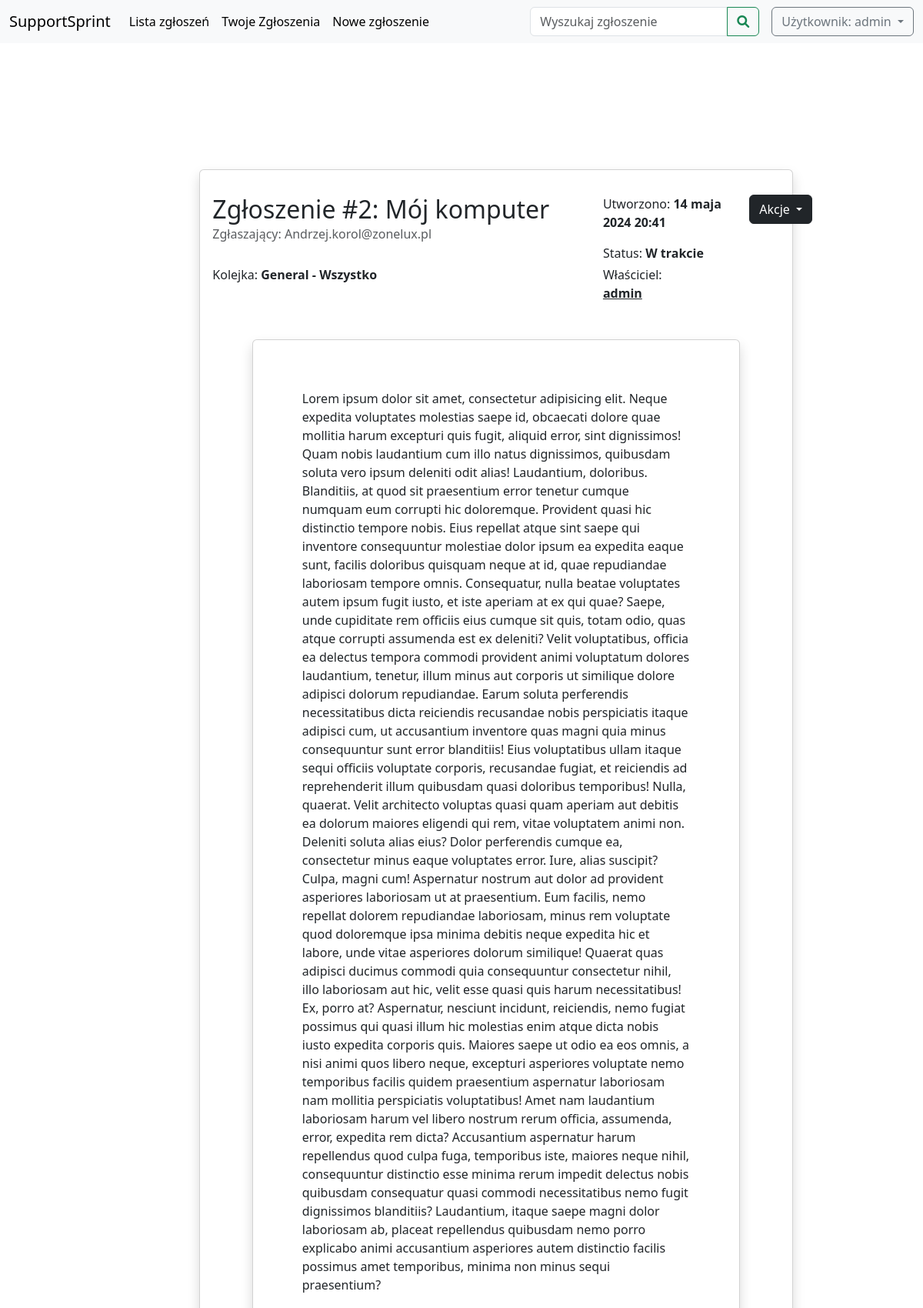
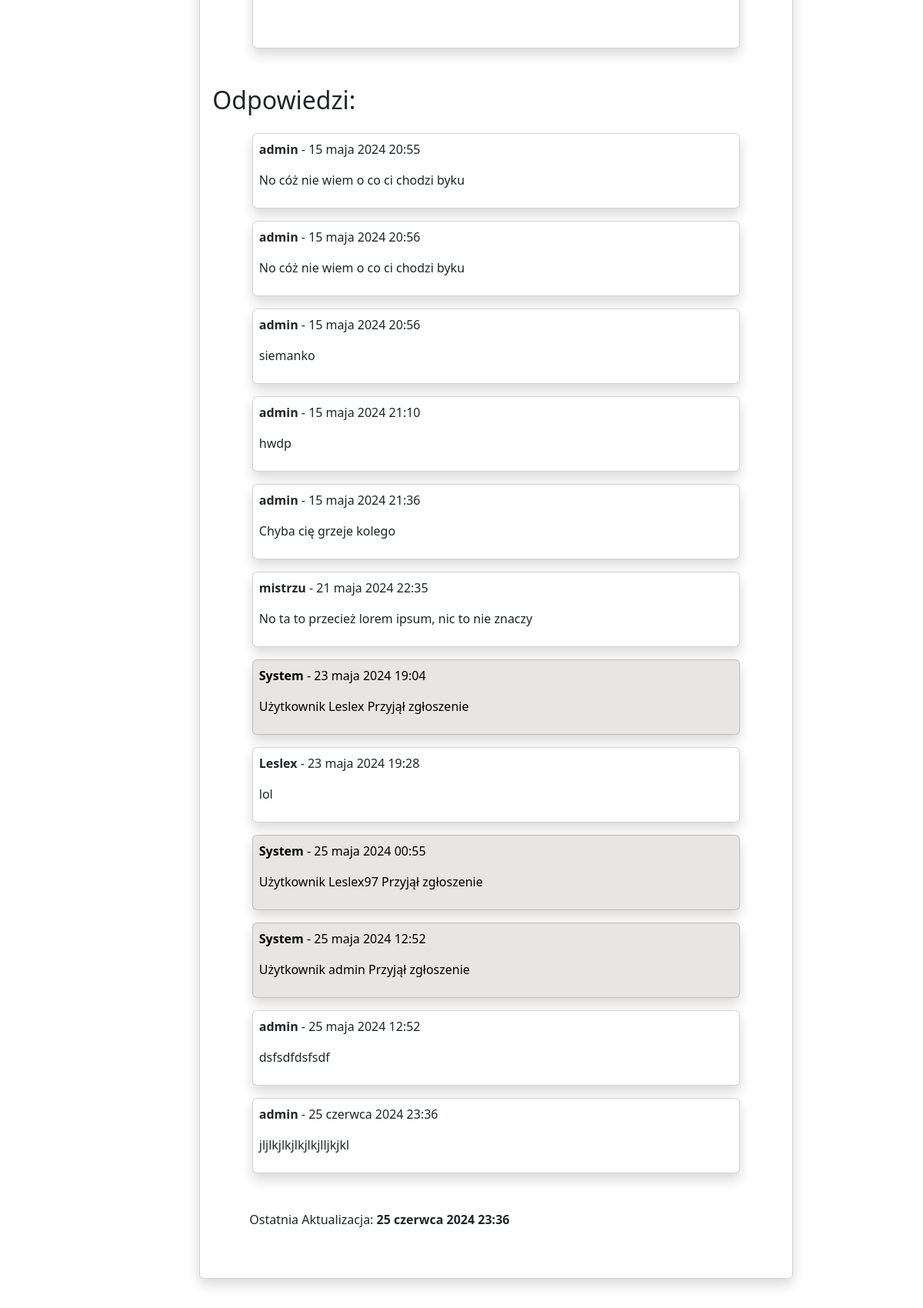
/ticket/2/ (signed in, upper part), run on the app's committed database (2 pictures, top to bottom).
### deskhelp/models.py (models this page shows, shortened)
class Ticket(models.Model):
    class Status(models.TextChoices):
        NOWY = 'Nowy', _('Nowy')
        W_TRAKCIE = 'W trakcie', _('W trakcie')
        ZAKONCZONY = 'Zakończony', _('Zakończony')
        ZAMKNIETY = 'Zamknięty', _('Zamknięty')
        ODRZUCONY = 'Odrzucony', _('Odrzucony')
        ZAMROZONY = 'Zamrożony', _('Zamrożony')
        NIEAKTYWNY = 'Nieaktywny', _('Nieaktywny')
    title = models.TextField(
        default='Bez tytułu',
        verbose_name='Tytuł zgłoszenia',
        null=False
    )
    reporter = models.CharField(
        max_length=50,
        verbose_name='Zgłaszający'
    )
    content = models.TextField(
        verbose_name='Treść',
        max_length=10000,
        null=False
    )
    owner = models.ForeignKey(
        User,
        blank=True,
        null=True,
        on_delete=models.CASCADE
    )
    status = models.CharField(
        max_length=20,
        choices=Status.choices,
        default=Status.NOWY
    )
    queue = models.ForeignKey(Queue,
                               on_delete=models.CASCADE,
                                 default=1,
                                 verbose_name='Kolejka')
    created_at = models.DateTimeField(auto_now_add=True)
    updated_at = models.DateTimeField(auto_now=True)

class Queue(models.Model):
    name = models.CharField(max_length=100)
    department = models.ForeignKey(Department, on_delete=models.CASCADE)
    users = models.ManyToManyField(User, related_name='queues')
    def __str__(self):
        return f"{self.name} - {self.department.name}"

class Department(models.Model):
    name = models.CharField(max_length=100)
    users = models.ForeignKey(User , on_delete=models.CASCADE, null=True)

class TicketResponse(models.Model):
    ticket = models.ForeignKey(
        Ticket,
        related_name='responses',
        on_delete=models.CASCADE
    )
    author = models.ForeignKey(
        User,
        on_delete=models.CASCADE
    )
    body = models.TextField()
    created_at = models.DateTimeField(auto_now_add=True)

### deskhelp/views.py (the view, shortened to what this page needs)
# urls.py: path('ticket/<int:ticket_id>/', TicketDetailsView.as_view(), name='ticket_details'),
class TicketDetailsView(LoginRequiredMixin, TemplateView):
    template_name = 'ticket.html'
    def get_context_data(self, **kwargs):
        context = super().get_context_data(**kwargs)
        ticket_id = self.kwargs["ticket_id"]
        ticket = Ticket.objects.get(pk=ticket_id)
        responses = ticket.responses.all()
        context["ticket"] = ticket
        context["response_form"] = TicketResponseForm()
        context["responses"] = responses
        context["user"] = self.request.user
        context['nobody'] = User.objects.get(username ='nobody')
        return context

### deskhelp/forms.py
class TicketResponseForm(forms.Form):
    response = forms.CharField(widget=forms.Textarea,
                               label = 'Odpowiedz')
    def __init__(self, *args, **kwargs):
        super().__init__(*args, **kwargs)

### deskhelp/templates/ticket.html (shortened to what this page needs)
{% extends 'desk_main.html' %} {% block content %}
<div class="container-fluid col-11 my-5">
  <div class="card shadow">
    <div class="card-body">
      <div class="row">
        <div class="col-md-8">
          <h2 class="card-title">
            Zgłoszenie #{{ ticket.id }}: {{ ticket.title }}
          </h2>
          <h6 class="card-subtitle mb-2 text-muted">
            Zgłaszający: {{ ticket.reporter }}
          </h6>
        </div>
        <div class="col-md-3">
          <p class="card-text">
            Utworzono: <strong>{{ ticket.created_at }}</strong>
          </p>
          <p class="card-text">Status: <strong>{{ ticket.status }}</strong></p>
        </div>
        <div class='col-md-1'>
          <div class="dropdown actions">
            <button class="btn btn-dark dropdown-toggle" type="button" id="dropdownMenuButton" data-bs-toggle="dropdown" aria-expanded="false">
              Akcje
            </button>
          </div>
        </div>
      </div>
      <div class="row mt-1">
        <div class="col-md-8">
          <p class="card-text">Kolejka: <strong>{{ ticket.queue }}</strong></p>
        </div>
        <div class="col-md-2">
          <p class="card-text">
            Właściciel: {% if not ticket.owner == nobody %}
            <a href="{% url 'user_details' ticket.owner %}" class='h6'>
              {%endif %}
              <strong>
                {{ ticket.owner }}
              </a>
          </p>
        </div>
        <div class="col-md-10 mt-5 my-5 p-5 card shadow mx-auto">
          <p class="card-body">{{ ticket.content }}</p>
        </div>
        <h2 class='h2'>Odpowiedzi:</h2>
        {% for response in responses %}
          {% if response.author.username == "System"%}
          <div class="col-md-10 mt-3 p-2 card shadow mx-auto system-response">
          {% else %}
          <div class="col-md-10 mt-3 p-2 card shadow mx-auto">
          {% endif %}
          <div class="response">
            <p>
              <strong>{{ response.author.username }}</strong> - {{ response.created_at }}
            </p>
            <p>{{ response.body }}</p>
          </div>
        </div>
        {% endfor %}
        <p class="card-text m-5">
          Ostatnia Aktualizacja: <strong>{{ ticket.updated_at }}</strong>
        </p>
      </div>
    </div>
  </div>
</div>
{% endblock %}

### templates/base.html (shortened to what this page needs)
{% load static %}
<!DOCTYPE html>
<html lang="pl">
  <head>
    <link
      href="https://cdn.jsdelivr.net/npm/bootstrap@5.3.3/dist/css/bootstrap.min.css"
      rel="stylesheet"
    />
    <link
      href="https://cdnjs.cloudflare.com/ajax/libs/font-awesome/6.0.0-beta3/css/all.min.css"
      rel="stylesheet"
    />
    <link href="{% static 'css/style.css' %}" rel="stylesheet" />
  </head>
  <body>
    <nav class="navbar navbar-expand-lg navbar-light bg-light navbar-custom">
      <div class="container-fluid">
      <a class="navbar-brand" href="{% url 'home' %}">SupportSprint</a>
        <div class="collapse navbar-collapse" id="navbarSupportedContent">
          <ul class="navbar-nav me-auto mb-2 mb-lg-0">
    <li class="nav-item">
      <a
        class="nav-link active"
        aria-current="page"
        href="{% url 'tickets' %}"
        >Lista zgłoszeń</a
      >
    </li>
        <li class="nav-item">
      <a
        class="nav-link active"
        aria-current="page"
        href="{% url 'user_tickets' %}"
        >Twoje Zgłoszenia</a
      >
    </li>
    <li class="nav-item">
      <a
        class="nav-link active"
        aria-current="page"
        href="{% url 'create_ticket' %}"
        >Nowe zgłoszenie</a
      >
  </ul>
          {% block search_form%}
          {% endblock %}
          {% if user.is_authenticated %}
          <ul class="navbar-nav user-dropdown">
            <li class="nav-item dropdown">
              <button
                class="btn btn-outline-secondary dropdown-toggle"
                id="navbarDropdown"
                data-bs-toggle="dropdown"
                aria-expanded="false"
              >
                Użytkownik: {{ user.username }}
              </button>
            </li>
          </ul>
          {% endif %}
        </div>
      </div>
    </nav>
    <main class="content">
      <div class="container-fluid col-10 pt-5 mt-5">
        {% block content %}
        {% endblock %}
      </div>
    </main>
  </body>
</html>

### static/css/style.css (style rules this page uses)
html, body { height: 100%; margin: 0; }
body { display: flex; flex-direction: column; }
.system-response { background-color: rgba(212, 205, 205, 0.527) !important; color: rgb(0, 0, 0) !important; box-shadow: white !important; }
.content { flex: 1; }
.content { margin-left: 90px; padding: 20px; }
.user-dropdown { right:5px !important; }

### data on the page
Ticket: id "2", title "Mój komputer", reporter "Andrzej.korol@zonelux.pl", created_at "14 maja 2024 20:41", status "W trakcie", queue "General - Wszystko", owner "admin", content "Lorem ipsum dolor sit amet, consectetur adipisicing elit. Neque expedita voluptates molestias saepe id, obcaecati dolore quae mollitia harum excepturi quis fugit, aliquid error, sint dignissimos! Quam nobis laudantium cum illo natus dignissimos, quibusdam soluta vero ipsum deleniti odit alias! Laudantium, doloribus. Blanditiis, at quod sit praesentium error tenetur cumque numquam eum corrupti hic doloremque. Provident quasi hic distinctio tempore nobis. Eius repellat atque sint saepe qui inventore consequuntur molestiae dolor ipsum ea expedita eaque sunt, facilis doloribus quisquam neque at id, quae repudiandae laboriosam tempore omnis. Consequatur, nulla beatae voluptates autem ipsum fugit…", updated_at "25 czerwca 2024 23:36"
TicketResponse: author.username "admin", created_at "15 maja 2024 20:55", body "No cóż nie wiem o co ci chodzi byku"
TicketResponse: author.username "admin", created_at "15 maja 2024 20:56", body "No cóż nie wiem o co ci chodzi byku"
TicketResponse: author.username "admin", created_at "15 maja 2024 20:56", body "siemanko"
TicketResponse: author.username "admin", created_at "15 maja 2024 21:10", body "hwdp"
TicketResponse: author.username "admin", created_at "15 maja 2024 21:36", body "Chyba cię grzeje kolego"
TicketResponse: author.username "mistrzu", created_at "21 maja 2024 22:35", body "No ta to przecież lorem ipsum, nic to nie znaczy"
TicketResponse: author.username "System", created_at "23 maja 2024 19:04", body "Użytkownik Leslex Przyjął zgłoszenie"
TicketResponse: author.username "Leslex", created_at "23 maja 2024 19:28", body "lol"
TicketResponse: author.username "System", created_at "25 maja 2024 00:55", body "Użytkownik Leslex97 Przyjął zgłoszenie"
TicketResponse: author.username "System", created_at "25 maja 2024 12:52", body "Użytkownik admin Przyjął zgłoszenie"
TicketResponse: author.username "admin", created_at "25 maja 2024 12:52", body "dsfsdfdsfsdf"
TicketResponse: author.username "admin", created_at "25 czerwca 2024 23:36", body "jljlkjlkjlkjlkjlljkjkl"

### other printed values
{{ user.username }} "admin"
